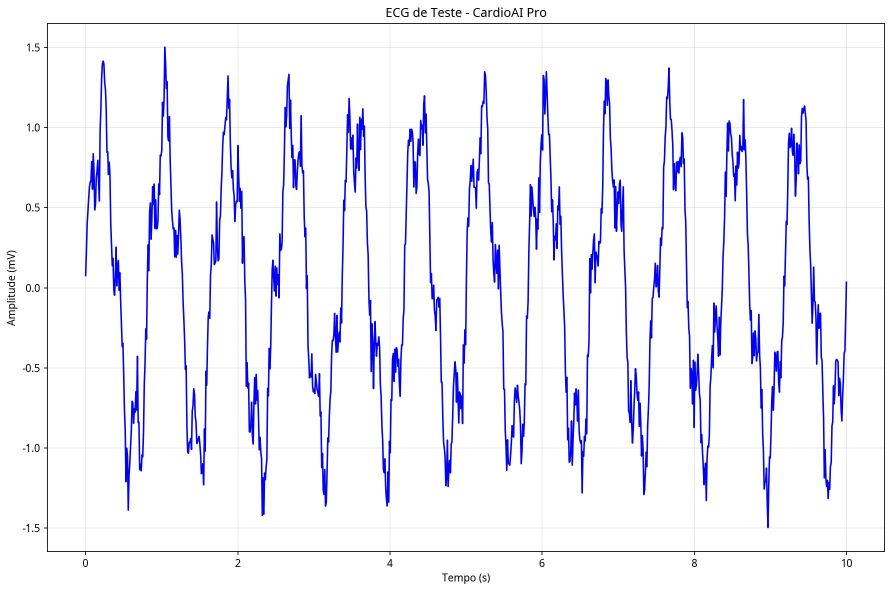
#> input picture test_ecg_complete.jpg, 1783 x 1183 px (shown at 1/2 size)
$ python -i custom_ecg_digitizer.py   (imports and definitions only)
#> lines starting #> are read from the running program, lines starting #| are printed output that depends on the picture; after the words box and inside, x2 and y2 are one past the last pixel; in counts of white or black regions, pixels touching at a corner belong together

import numpy as np
import cv2
from typing import Union, Dict, List, Tuple, Optional
import os
from scipy import signal, interpolate
from scipy.signal import find_peaks, butter, filtfilt
from PIL import Image
from pdf2image import convert_from_path
import matplotlib.pyplot as plt
from skimage import morphology, filters
import warnings
# [1 line not run here, left out]

class CustomECGDigitizer:
    """
    Digitizer ECG customizado otimizado para Google Colab
    """

    def __init__(self, target_length: int = 1000, debug: bool = False):
        self.target_length = target_length
        self.debug = debug
        self.lead_names = ['I', 'II', 'III', 'aVR', 'aVL', 'aVF',
                          'V1', 'V2', 'V3', 'V4', 'V5', 'V6']

        # Configurações de detecção
        self.config = {
            'dpi': 300,
            'min_signal_std': 0.01,
            'quality_threshold': 0.3,
            'grid_removal': True,
            'denoise': True,
            'adaptive_threshold': True
        }

    def digitize(self, file_path: str) -> Dict[str, Union[np.ndarray, Dict]]:
        """
        Digitaliza ECG de arquivo PDF/JPG/JPEG
        """
        print(f"📄 Processando: {os.path.basename(file_path)}")

        # Carregar imagem
        image = self._load_image(file_path)

        if self.debug:
            self._show_image(image, "Imagem Original")

        # Pré-processar
        processed = self._preprocess_image(image)

        # Detectar layout
        layout = self._detect_layout(processed)
        print(f"📐 Layout detectado: {layout['type']}")

        # Extrair derivações
        ecg_data = self._extract_leads(processed, layout)

        # Avaliar qualidade
        quality = self._assess_quality(ecg_data)

        # Pós-processar sinais
        if quality['score'] > self.config['quality_threshold']:
            ecg_data = self._post_process_signals(ecg_data)
            quality = self._assess_quality(ecg_data)  # Reavaliar

        print(f"✅ Digitalização concluída (qualidade: {quality['score']:.2f})")

        return {
            'data': ecg_data,
            'method': 'custom_opencv',
            'quality': quality,
            'layout': layout,
            'metadata': {
                'file': os.path.basename(file_path),
                'shape': ecg_data.shape
            }
        }

    def _load_image(self, file_path: str) -> np.ndarray:
        """Carrega imagem de arquivo"""
#> called with file_path = 'test_ecg_complete.jpg'
        if not os.path.exists(file_path):
            raise FileNotFoundError(f"Arquivo não encontrado: {file_path}")

        ext = os.path.splitext(file_path)[1].lower()

        if ext == '.pdf':
            # Converter PDF para imagem
            pages = convert_from_path(file_path, dpi=self.config['dpi'])
            if not pages:
                raise ValueError("PDF vazio ou corrompido")

            # Converter PIL para OpenCV
            pil_image = pages[0]
            image = cv2.cvtColor(np.array(pil_image), cv2.COLOR_RGB2BGR)
        else:
            # Carregar imagem diretamente
            image = cv2.imread(file_path)
#> image is the input picture: shape (1183, 1783, 3); mean B, G, R 250.9, 239.7, 239.6
            if image is None:
                raise ValueError(f"Não foi possível carregar: {file_path}")

        return image

    def _preprocess_image(self, image: np.ndarray) -> np.ndarray:
        """Pré-processa imagem para melhor extração"""
        # Converter para escala de cinza
        if len(image.shape) == 3:
            gray = cv2.cvtColor(image, cv2.COLOR_BGR2GRAY)
        else:
            gray = image.copy()

        # Redimensionar se muito grande
        max_dim = 3000
        if gray.shape[0] > max_dim or gray.shape[1] > max_dim:
            scale = max_dim / max(gray.shape)
            new_size = (int(gray.shape[1] * scale), int(gray.shape[0] * scale))
            gray = cv2.resize(gray, new_size, interpolation=cv2.INTER_AREA)

        # Melhorar contraste
        gray = cv2.equalizeHist(gray)

        # Remover ruído
        if self.config['denoise']:
            gray = cv2.fastNlMeansDenoising(gray, h=10)

        # Remover grade se configurado
        if self.config['grid_removal']:
            gray = self._remove_grid(gray)

        return gray

    def _remove_grid(self, image: np.ndarray) -> np.ndarray:
        """Remove linhas de grade do papel milimetrado"""
        # Detectar linhas usando transformada de Hough
        edges = cv2.Canny(image, 50, 150, apertureSize=3)
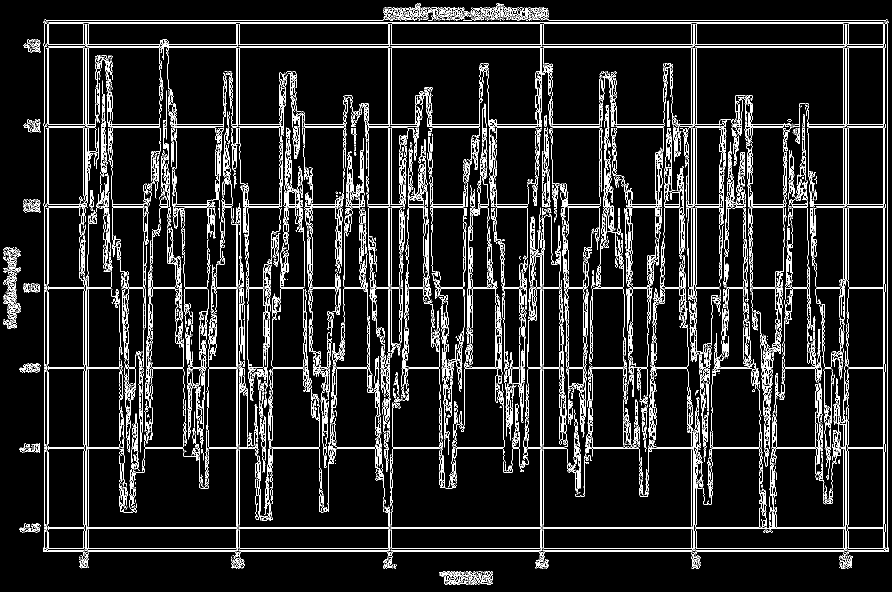
#> edges: shape (1183, 1783) (shown at 1/2 size); 8.7% white in thin lines or dots
        lines = cv2.HoughLinesP(edges, 1, np.pi/180, 100,
                               minLineLength=100, maxLineGap=10)
#> lines = 174 rows, first 6: [49, 95, 1775, 95], [87, 45, 1776, 45], [88, 47, 1775, 47], [855, 248, 1451, 248], [89, 1054, 1775, 1054], [1097, 40, 1774, 40]

        if lines is not None:
            # Criar máscara das linhas
            mask = np.ones_like(image) * 255
            for line in lines:
                x1, y1, x2, y2 = line[0]
                # Verificar se é linha horizontal ou vertical
                angle = np.abs(np.arctan2(y2 - y1, x2 - x1) * 180 / np.pi)
                if angle < 5 or angle > 175 or (85 < angle < 95):
                    cv2.line(mask, (x1, y1), (x2, y2), 0, 2)
#> this loop made 174 passes
#> (x1, y1, x2, y2, angle) on passes 1 to 3: (49, 95, 1775, 95, 0), (87, 45, 1776, 45, 0), (88, 47, 1775, 47, 0)
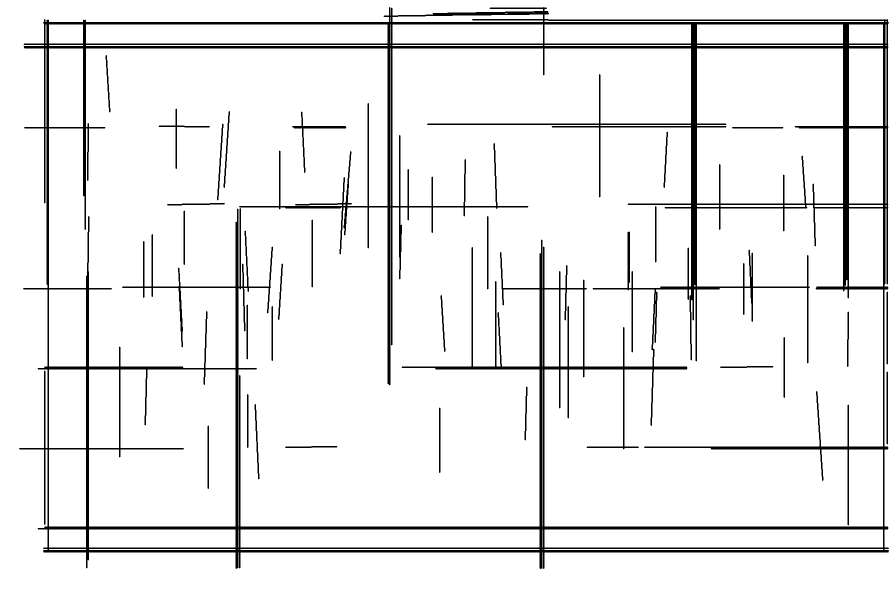
#> mask: shape (1183, 1783) (shown at 1/2 size); 92.7% white; 28 black regions, largest, box (x1, y1, x2, y2) and area: (38, 14, 1778, 1138) 143182, (584, 223, 693, 346) 877, (317, 217, 420, 338) 655

            # Aplicar inpainting
            result = cv2.inpaint(image, 255 - mask, 3, cv2.INPAINT_TELEA)
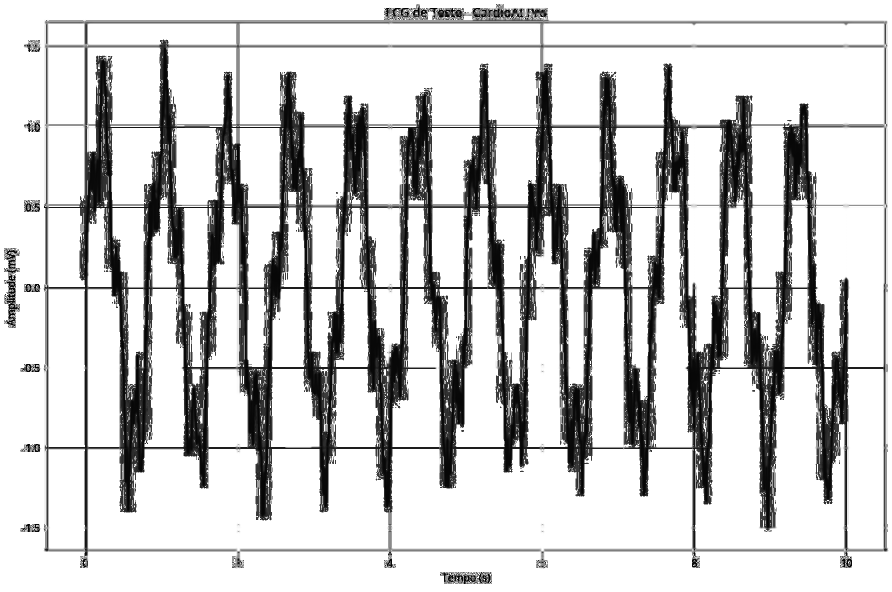
#> result: shape (1183, 1783) (shown at 1/2 size); min 0, max 255, mean 205.6
            return result

        return image

    def _detect_layout(self, image: np.ndarray) -> Dict:
        """Detecta o layout do ECG (3x4, 6x2, etc.)"""
        h, w = image.shape
#> h = 1183; w = 1783
        aspect_ratio = w / h
#> aspect_ratio = 1.51
#> in digitize, `layout = self._detect_layout(processed)`: layout = {'type': '3x4', 'rows': 3, 'cols': 4, 'has_rhythm_strip': False}
#| 📐 Layout detectado: 3x4

        # Heurísticas para detectar layout
        if aspect_ratio > 1.3:  # Paisagem
            if aspect_ratio > 1.8:
                layout_type = "3x4_plus"  # 3x4 com tira de ritmo
            else:
                layout_type = "3x4"
        else:  # Retrato
            layout_type = "6x2"

        # Detectar número de colunas e linhas
        if layout_type == "3x4":
            rows, cols = 3, 4
        elif layout_type == "3x4_plus":
            rows, cols = 4, 4  # Incluindo tira de ritmo
        else:
            rows, cols = 6, 2

        return {
            'type': layout_type,
            'rows': rows,
            'cols': cols,
            'has_rhythm_strip': 'plus' in layout_type
        }

    def _extract_leads(self, image: np.ndarray, layout: Dict) -> np.ndarray:
        """Extrai sinais das 12 derivações"""
        h, w = image.shape
#> h = 1183; w = 1783
        rows = layout['rows']
#> rows = 3
        cols = layout['cols']
#> cols = 4

        # Calcular dimensões de cada célula
        if layout['has_rhythm_strip']:
            # Última linha é tira de ritmo (mais alta)
            cell_h = h // (rows + 1)  # Aproximação
            rhythm_h = cell_h * 2
        else:
            cell_h = h // rows
#> cell_h = 394
            rhythm_h = 0

        cell_w = w // cols
#> cell_w = 445

        # Extrair cada derivação
        ecg_signals = np.zeros((12, self.target_length))

        for idx in range(12):
            row = idx // cols
            col = idx % cols

            # Calcular região da derivação
            y1 = row * cell_h
            y2 = (row + 1) * cell_h
            x1 = col * cell_w
            x2 = (col + 1) * cell_w

            # Adicionar margem
            margin = 10
            y1 = max(0, y1 + margin)
            y2 = min(h, y2 - margin)
            x1 = max(0, x1 + margin)
            x2 = min(w, x2 - margin)

            # Extrair região
            region = image[y1:y2, x1:x2]

            if self.debug:
                self._show_image(region, f"Lead {self.lead_names[idx]}")

            # Extrair sinal
            signal_data = self._extract_signal_from_region(region, idx)

            # Padronizar tamanho
            ecg_signals[idx] = self._resample_signal(signal_data, self.target_length)
#> this loop made 12 passes
#> (row, col, y1, y2, x1, x2) on passes 1 to 12: (0, 0, 10, 384, 10, 435), (0, 1, 10, 384, 455, 880), (0, 2, 10, 384, 900, 1325), (0, 3, 10, 384, 1345, 1770), (1, 0, 404, 778, 10, 435), (1, 1, 404, 778, 455, 880), (1, 2, 404, 778, 900, 1325), (1, 3, 404, 778, 1345, 1770), (2, 0, 798, 1172, 10, 435), (2, 1, 798, 1172, 455, 880), (2, 2, 798, 1172, 900, 1325), (2, 3, 798, 1172, 1345, 1770)
#> pass 1, in _extract_leads, `region = image[y1:y2, x1:x2]`:
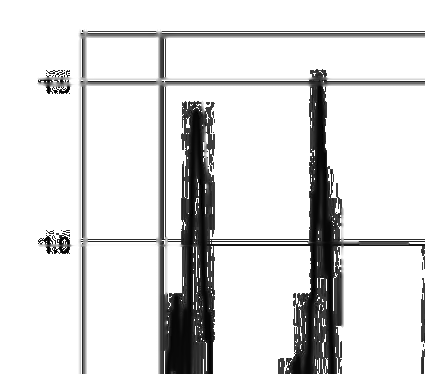
#> region: shape (374, 425); min 0, max 255, mean 220.1
#> pass 1, in _extract_signal_from_region, `binary = cv2.morphologyEx(binary, cv2.MORPH_CLOSE, kernel)`:
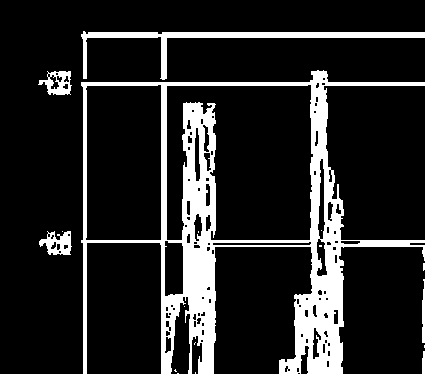
#> binary: shape (374, 425); 15.3% white; 17 white regions (11 under 20 px), largest, box (x1, y1, x2, y2) and area: (81, 70, 425, 374) 20729, (81, 31, 425, 80) 2459, (39, 231, 72, 255) 464, (38, 71, 72, 95) 438, (422, 279, 425, 343) 160, (422, 351, 425, 374) 62
#> pass 1, in _extract_signal_from_region, `binary = cv2.bitwise_and(binary, mask)`:
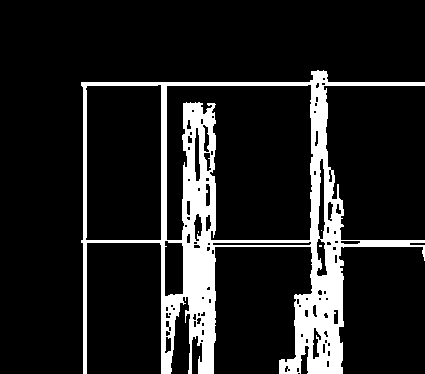
#> binary: shape (374, 425); 13% white; 4 white regions (3 under 20 px), largest, box (x1, y1, x2, y2) and area: (81, 70, 425, 374) 20729
#> after the loop:
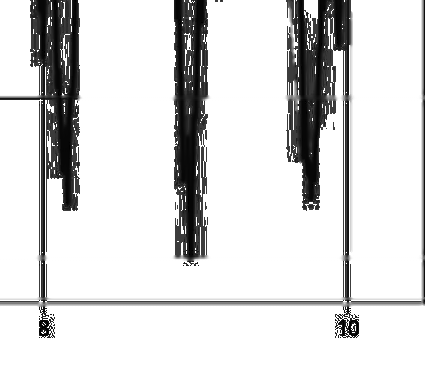
#> region: shape (374, 425); min 0, max 255, mean 217.3
#> the loop in _assess_quality, `for i, signal in enumerate(signals):` made 12 passes
#> (lead_name, std, signal_range, smoothness, score) on passes 1 to 2: ('I', 35.41, 229.2, 0.255, 0.776), ('II', 61.39, 312.4, 0.185, 0.756)
#> (lead_name, std, signal_range, smoothness, peaks, score) on passes 3 to 4: ('III', 64.8, 325.4, 0.182, [63, 166, 224, 229, 371, 392, 401, 540, 556, 700, 704, 843], 0.755), ('aVR', 17.72, 102.1, 0.463, [11, 80, 85, 220, 302, 382, 521, 604, 611, 627, 684, 689], 0.839)

        return ecg_signals

    def _extract_signal_from_region(self, region: np.ndarray, lead_idx: int) -> np.ndarray:
        """Extrai sinal de uma região específica"""
        h, w = region.shape

        # Binarização adaptativa
        if self.config['adaptive_threshold']:
            binary = cv2.adaptiveThreshold(
                region, 255, cv2.ADAPTIVE_THRESH_GAUSSIAN_C,
                cv2.THRESH_BINARY_INV, 15, 5
            )
        else:
            _, binary = cv2.threshold(region, 0, 255,
                                    cv2.THRESH_BINARY_INV + cv2.THRESH_OTSU)

        # Operações morfológicas para limpar
        kernel = np.ones((2, 2), np.uint8)
        binary = cv2.morphologyEx(binary, cv2.MORPH_CLOSE, kernel)

        # Encontrar contornos
        contours, _ = cv2.findContours(binary, cv2.RETR_EXTERNAL,
                                      cv2.CHAIN_APPROX_SIMPLE)

        # Filtrar contornos por tamanho
        if contours:
            # Pegar o maior contorno (provavelmente o sinal)
            main_contour = max(contours, key=cv2.contourArea)

            # Criar máscara do contorno principal
            mask = np.zeros_like(binary)
            cv2.drawContours(mask, [main_contour], -1, 255, -1)

            # Aplicar máscara
            binary = cv2.bitwise_and(binary, mask)

        # Extrair pontos do sinal
        signal_points = []

        for x in range(w):
            column = binary[:, x]
            white_pixels = np.where(column > 0)[0]

            if len(white_pixels) > 0:
                # Estratégias diferentes para diferentes derivações
                if lead_idx in [3, 4, 5]:  # aVR, aVL, aVF podem ter amplitudes menores
                    y = np.mean(white_pixels)
                else:
                    # Pegar o ponto mais central
                    y = np.median(white_pixels)
                signal_points.append(y)
            else:
                # Interpolar pontos faltantes
                if signal_points:
                    signal_points.append(signal_points[-1])
                else:
                    signal_points.append(h // 2)

        # Converter para array numpy
        signal = np.array(signal_points)

        # Inverter e normalizar
        signal = h/2 - signal  # Inverter eixo Y

        # Suavizar sinal
        if len(signal) > 5:
            signal = signal_filters.savgol_filter(signal, 5, 2)

        # Remover tendência
        signal = signal - signal_filters.savgol_filter(signal,
                                                      min(len(signal)-1, 51), 1)

        return signal

    def _resample_signal(self, signal: np.ndarray, target_length: int) -> np.ndarray:
        """Reamostra sinal para tamanho alvo preservando morfologia"""
        if len(signal) == 0:
            return np.zeros(target_length)

        if len(signal) == target_length:
            return signal

        # Criar interpolador
        x_old = np.linspace(0, 1, len(signal))
        x_new = np.linspace(0, 1, target_length)

        # Usar diferentes métodos dependendo da relação de tamanhos
        if len(signal) < target_length // 2:
            # Upsampling significativo - usar cubic
            method = 'cubic'
        else:
            # Downsampling ou upsampling pequeno - usar linear
            method = 'linear'

        try:
            f = interpolate.interp1d(x_old, signal, kind=method,
                                   bounds_error=False, fill_value='extrapolate')
            resampled = f(x_new)
        except:
            # Fallback para método mais robusto
            resampled = np.interp(x_new, x_old, signal)

        return resampled

    def _post_process_signals(self, signals: np.ndarray) -> np.ndarray:
        """Pós-processamento dos sinais extraídos"""
        processed = np.zeros_like(signals)

        for i in range(signals.shape[0]):
            signal = signals[i]

            # Remover drift de linha de base
            signal = self._remove_baseline_wander(signal)

            # Filtrar ruído de alta frequência
            signal = self._filter_signal(signal)

            # Normalizar amplitude
            if np.std(signal) > 0:
                signal = (signal - np.mean(signal)) / np.std(signal)

            processed[i] = signal

        return processed

    def _remove_baseline_wander(self, signal: np.ndarray) -> np.ndarray:
        """Remove drift de linha de base"""
        # Filtro passa-alta butterworth
        fs = 500  # Frequência de amostragem assumida
        fc = 0.5  # Frequência de corte

        nyquist = fs / 2
        if fc < nyquist:
            b, a = butter(3, fc / nyquist, btype='high')
            filtered = filtfilt(b, a, signal)
            return filtered

        return signal

    def _filter_signal(self, signal: np.ndarray) -> np.ndarray:
        """Filtra ruído de alta frequência"""
        # Filtro passa-baixa
        fs = 500
        fc = 40  # 40 Hz para ECG diagnóstico

        nyquist = fs / 2
        if fc < nyquist:
            b, a = butter(3, fc / nyquist, btype='low')
            filtered = filtfilt(b, a, signal)
            return filtered

        return signal

    def _assess_quality(self, signals: np.ndarray) -> Dict:
        """Avalia qualidade dos sinais extraídos"""
        scores = []
        issues = []

        for i, signal in enumerate(signals):
            lead_name = self.lead_names[i]

            # Verificar se há sinal
            std = np.std(signal)
            if std < self.config['min_signal_std']:
                scores.append(0)
                issues.append(f"{lead_name}: Sem sinal detectado")
                continue

            # Calcular métricas de qualidade
            # 1. Variação do sinal
            signal_range = np.ptp(signal)

            # 2. Suavidade (menos ruído)
            diff2 = np.diff(signal, n=2)
            smoothness = 1 / (1 + np.std(diff2))

            # 3. Detecção de picos R
            peaks, properties = find_peaks(signal, height=std)
            has_peaks = len(peaks) > 2

            # Score combinado
            score = 0.4 * min(signal_range / 2, 1) + \
                   0.3 * smoothness + \
                   0.3 * (1 if has_peaks else 0)

            scores.append(score)

            if score < 0.5:
                issues.append(f"{lead_name}: Qualidade baixa")

        # Score geral
        overall_score = np.mean(scores)

        # Verificar consistência entre derivações
        if overall_score > 0.5:
            # Verificar se as derivações relacionadas são consistentes
            # Ex: II = I + III (lei de Einthoven)
            if signals.shape[0] >= 3:
                diff = signals[1] - (signals[0] + signals[2])
                consistency_error = np.mean(np.abs(diff))
                if consistency_error > 1:
                    overall_score *= 0.8
                    issues.append("Inconsistência entre derivações")

        return {
            'score': float(overall_score),
            'lead_scores': [float(s) for s in scores],
            'issues': issues,
            'usable': overall_score > self.config['quality_threshold']
        }

    def _show_image(self, image: np.ndarray, title: str = "Image"):
        """Mostra imagem para debug"""
        plt.figure(figsize=(10, 6))
        if len(image.shape) == 2:
            plt.imshow(image, cmap='gray')
        else:
            plt.imshow(cv2.cvtColor(image, cv2.COLOR_BGR2RGB))
        plt.title(title)
        plt.axis('off')
        plt.show()

    def visualize_extraction(self, file_path: str):
        """Visualiza o processo de extração para debug"""
        result = self.digitize(file_path)

        # Plotar sinais extraídos
        fig, axes = plt.subplots(4, 3, figsize=(15, 12))
        axes = axes.flatten()

        for i in range(12):
            ax = axes[i]
            ax.plot(result['data'][i])
            ax.set_title(f"{self.lead_names[i]} (Score: {result['quality']['lead_scores'][i]:.2f})")
            ax.grid(True, alpha=0.3)
            ax.set_ylim(-3, 3)

        plt.tight_layout()
        plt.suptitle(f"ECG Digitalizado - Qualidade Geral: {result['quality']['score']:.2f}",
                    y=1.02)
        plt.show()

        return result

# Filtros do scipy.signal
from scipy import signal as signal_filters

>>> result = CustomECGDigitizer().digitize('test_ecg_complete.jpg')
#> the loop in _assess_quality (call 2), `for i, signal in enumerate(signals):` made 12 passes
#| ✅ Digitalização concluída (qualidade: 0.79)
